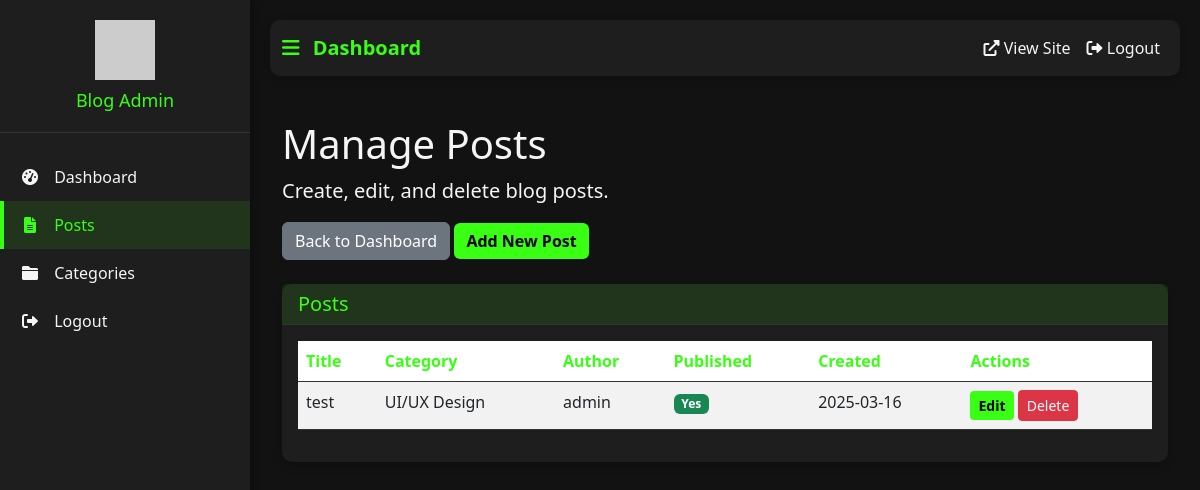
The page /admin/posts (signed in) on the database as committed earlier.
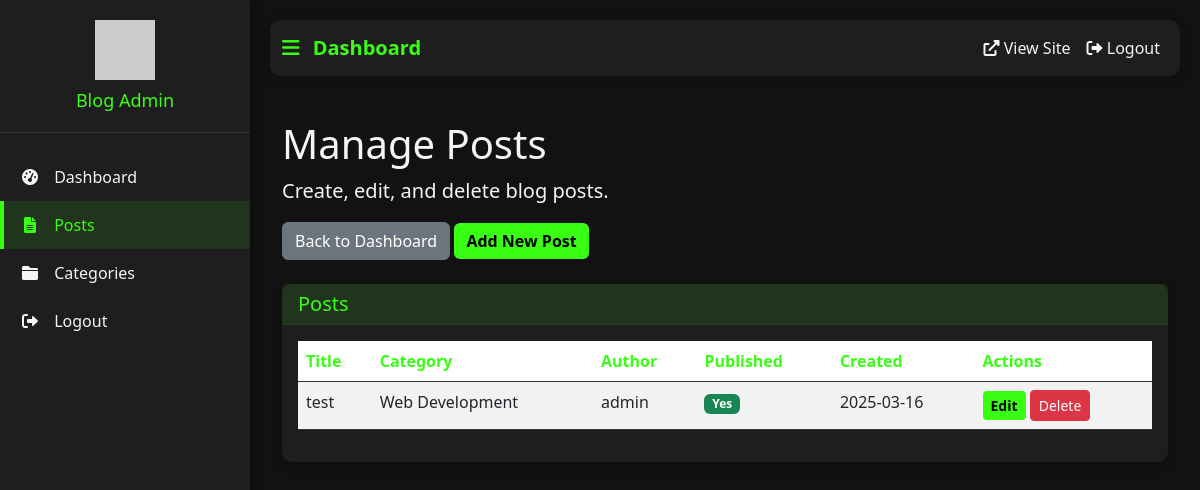
The same page on the database as committed later.
### backend/app.py (models this page shows, shortened)
class Post(db.Model):
    id = db.Column(db.Integer, primary_key=True)
    title = db.Column(db.String(200), nullable=False)
    slug = db.Column(db.String(200), unique=True, nullable=False)
    content = db.Column(db.Text, nullable=False)
    summary = db.Column(db.String(300), nullable=True)
    featured_image = db.Column(db.String(200), nullable=True)
    read_time = db.Column(db.Integer, default=5)
    created_at = db.Column(db.DateTime, default=datetime.utcnow)
    updated_at = db.Column(db.DateTime, default=datetime.utcnow, onupdate=datetime.utcnow)
    published = db.Column(db.Boolean, default=False)
    category_id = db.Column(db.Integer, db.ForeignKey('category.id'), nullable=False)
    user_id = db.Column(db.Integer, db.ForeignKey('user.id'), nullable=False)

class Category(db.Model):
    id = db.Column(db.Integer, primary_key=True)
    name = db.Column(db.String(50), unique=True, nullable=False)
    slug = db.Column(db.String(50), unique=True, nullable=False)
    icon = db.Column(db.String(50), nullable=True)
    posts = db.relationship('Post', backref='category', lazy=True)

class User(UserMixin, db.Model):
    id = db.Column(db.Integer, primary_key=True)
    username = db.Column(db.String(80), unique=True, nullable=False)
    email = db.Column(db.String(120), unique=True, nullable=False)
    password_hash = db.Column(db.String(128))
    created_at = db.Column(db.DateTime, default=datetime.utcnow)
    last_login = db.Column(db.DateTime)
    posts = db.relationship('Post', backref='author', lazy=True)

### backend/app.py (the view)
@app.route('/admin/posts')
@login_required
def admin_posts():
    posts = Post.query.order_by(Post.created_at.desc()).all()
    return render_template('admin/posts.html', posts=posts)

### backend/app.py (called while the page is built)
@login_manager.user_loader
def load_user(user_id):
    return User.query.get(int(user_id))

### backend/templates/admin/posts.html (shortened to what this page needs)
{% extends 'admin/base.html' %}
{% block content %}
<div class="container-fluid">
    <div class="row">
        <div class="col-md-12">
            <h1 class="mt-4">Manage Posts</h1>
            <p class="lead">Create, edit, and delete blog posts.</p>
            <div class="mb-4">
                <a href="{{ url_for('admin_dashboard') }}" class="btn btn-secondary">Back to Dashboard</a>
                <a href="{{ url_for('new_post') }}" class="btn btn-primary">Add New Post</a>
            </div>
            <div class="card">
                <div class="card-header">
                    <h5 class="mb-0">Posts</h5>
                </div>
                <div class="card-body">
                    <div class="table-responsive">
                        <table class="table table-striped">
                            <thead>
                                <tr>
                                    <th>Title</th>
                                    <th>Category</th>
                                    <th>Author</th>
                                    <th>Published</th>
                                    <th>Created</th>
                                    <th>Actions</th>
                                </tr>
                            </thead>
                            <tbody>
                                {% for post in posts %}
                                <tr>
                                    <td>{{ post.title }}</td>
                                    <td>{{ post.category.name }}</td>
                                    <td>{{ post.author.username }}</td>
                                    <td>
                                        {% if post.published %}
                                        <span class="badge bg-success">Yes</span>
                                        {% else %}
                                        <span class="badge bg-secondary">No</span>
                                        {% endif %}
                                    </td>
                                    <td>{{ post.created_at.strftime('%Y-%m-%d') }}</td>
                                    <td>
                                        <a href="{{ url_for('edit_post', id=post.id) }}" class="btn btn-sm btn-primary">Edit</a>
                                        <form action="{{ url_for('delete_post', id=post.id) }}" method="post" class="d-inline delete-form">
                                            <button type="submit" class="btn btn-sm btn-danger delete-btn" data-post-id="{{ post.id }}">Delete</button>
                                        </form>
                                    </td>
                                </tr>
                                {% endfor %}
                            </tbody>
                        </table>
                    </div>
                </div>
            </div>
        </div>
    </div>
</div>
{% endblock %}

Rows that differ between the two databases and show on the page:
changed Post "test": category.name "UI/UX Design" → "Web Development"
